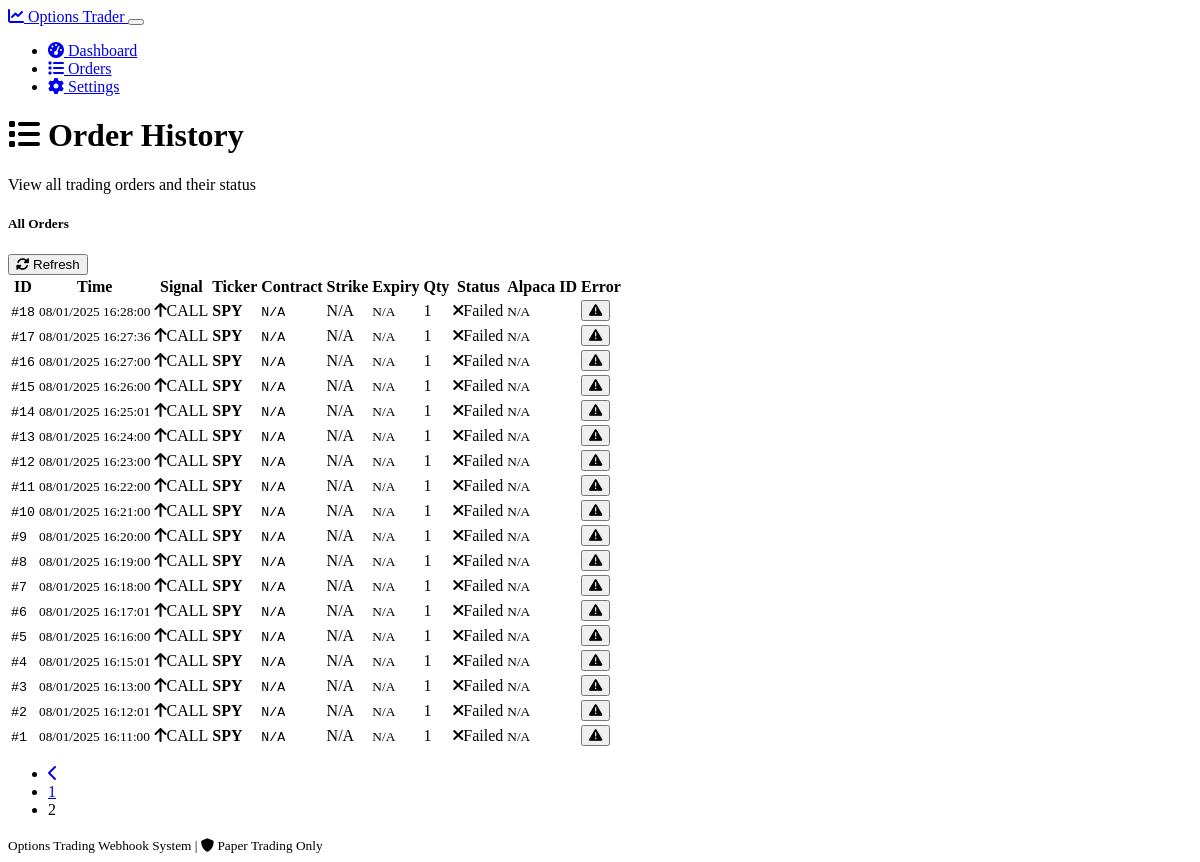
/orders?page=2, run on the app's committed database.
### models.py (models this page shows, shortened)
class Order(db.Model):
    id = db.Column(db.Integer, primary_key=True)
    ticker = db.Column(db.String(10), nullable=False)
    signal = db.Column(db.String(10), nullable=False)  # CALL or PUT
    contract_symbol = db.Column(db.String(50))
    quantity = db.Column(db.Integer, nullable=False)
    strike_price = db.Column(db.Float)
    expiry_date = db.Column(db.String(20))
    order_status = db.Column(db.String(20), default='pending')
    alpaca_order_id = db.Column(db.String(50))
    error_message = db.Column(Text)
    created_at = db.Column(db.DateTime, default=datetime.utcnow)
    filled_at = db.Column(db.DateTime)

### routes.py (the view)
@app.route("/orders")
def orders():
    page = request.args.get('page', 1, type=int)
    per_page = 20
    orders = Order.query.order_by(Order.created_at.desc()).paginate(
        page=page, per_page=per_page, error_out=False
    )
    return render_template('orders.html', orders=orders)

### templates/orders.html (shortened to what this page needs)
{% extends "base.html" %}
{% block content %}
<div class="row mb-4">
    <div class="col-12">
        <h1 class="h2 mb-0">
            <i class="fas fa-list me-2"></i>
            Order History
        </h1>
        <p class="text-muted">View all trading orders and their status</p>
    </div>
</div>
<div class="row">
    <div class="col-12">
        <div class="card">
            <div class="card-header d-flex justify-content-between align-items-center">
                <h5 class="mb-0">All Orders</h5>
                <button class="btn btn-outline-primary btn-sm" onclick="refreshOrders()">
                    <i class="fas fa-sync-alt me-1"></i> Refresh
                </button>
            </div>
            <div class="card-body">
                {% if orders.items %}
                    <div class="table-responsive">
                        <table class="table table-hover">
                            <thead>
                                <tr>
                                    <th>ID</th>
                                    <th>Time</th>
                                    <th>Signal</th>
                                    <th>Ticker</th>
                                    <th>Contract</th>
                                    <th>Strike</th>
                                    <th>Expiry</th>
                                    <th>Qty</th>
                                    <th>Status</th>
                                    <th>Alpaca ID</th>
                                    <th>Error</th>
                                </tr>
                            </thead>
                            <tbody>
                                {% for order in orders.items %}
                                <tr>
                                    <td>
                                        <small class="font-monospace">#{{ order.id }}</small>
                                    </td>
                                    <td>
                                        <small>
                                            {{ order.created_at.strftime('%m/%d/%Y %H:%M:%S') if order.created_at else 'N/A' }}
                                        </small>
                                    </td>
                                    <td>
                                        <span class="badge bg-{{ 'success' if order.signal == 'CALL' else 'danger' }}">
                                            {% if order.signal == 'CALL' %}
                                                <i class="fas fa-arrow-up me-1"></i>{{ order.signal }}
                                            {% else %}
                                                <i class="fas fa-arrow-down me-1"></i>{{ order.signal }}
                                            {% endif %}
                                        </span>
                                    </td>
                                    <td><strong>{{ order.ticker }}</strong></td>
                                    <td>
                                        <small class="font-monospace">
                                            {{ order.contract_symbol or 'N/A' }}
                                        </small>
                                    </td>
                                    <td>
                                        {% if order.strike_price %}
                                            ${{ "%.2f"|format(order.strike_price) }}
                                        {% else %}
                                            N/A
                                        {% endif %}
                                    </td>
                                    <td>
                                        <small>{{ order.expiry_date or 'N/A' }}</small>
                                    </td>
                                    <td>{{ order.quantity }}</td>
                                    <td>
                                        {% if order.order_status == 'submitted' %}
                                            <span class="badge bg-success">
                                                <i class="fas fa-check me-1"></i>Success
                                            </span>
                                        {% elif order.order_status == 'failed' %}
                                            <span class="badge bg-danger">
                                                <i class="fas fa-times me-1"></i>Failed
                                            </span>
                                        {% elif order.order_status == 'processing' %}
                                            <span class="badge bg-warning">
                                                <i class="fas fa-clock me-1"></i>Processing
                                            </span>
                                        {% else %}
                                            <span class="badge bg-secondary">{{ order.order_status }}</span>
                                        {% endif %}
                                    </td>
                                    <td>
                                        {% if order.alpaca_order_id %}
                                            <small class="font-monospace">{{ order.alpaca_order_id[:8] }}...</small>
                                        {% else %}
                                            <small class="text-muted">N/A</small>
                                        {% endif %}
                                    </td>
                                    <td>
                                        {% if order.error_message %}
                                            <button class="btn btn-outline-danger btn-sm"
                                                    data-bs-toggle="tooltip"
                                                    title="{{ order.error_message }}">
                                                <i class="fas fa-exclamation-triangle"></i>
                                            </button>
                                        {% else %}
                                            <small class="text-muted">None</small>
                                        {% endif %}
                                    </td>
                                </tr>
                                {% endfor %}
                            </tbody>
                        </table>
                    </div>
                    {% if orders.pages > 1 %}
                        <nav aria-label="Order pagination" class="mt-3">
                            <ul class="pagination justify-content-center">
                                {% if orders.has_prev %}
                                    <li class="page-item">
                                        <a class="page-link" href="{{ url_for('orders', page=orders.prev_num) }}">
                                            <i class="fas fa-chevron-left"></i>
                                        </a>
                                    </li>
                                {% endif %}
                                {% for page_num in orders.iter_pages() %}
                                    {% if page_num %}
                                        {% if page_num != orders.page %}
                                            <li class="page-item">
                                                <a class="page-link" href="{{ url_for('orders', page=page_num) }}">{{ page_num }}</a>
                                            </li>
                                        {% else %}
                                            <li class="page-item active">
                                                <span class="page-link">{{ page_num }}</span>
                                            </li>
                                        {% endif %}
                                    {% else %}
                                        <li class="page-item disabled">
                                            <span class="page-link">...</span>
                                        </li>
                                    {% endif %}
                                {% endfor %}
                            </ul>
                        </nav>
                    {% endif %}
                {% endif %}
            </div>
        </div>
    </div>
</div>
{% endblock %}

### static/css/trading.css (style rules this page uses)
.font-monospace { font-family: 'SF Mono', Monaco, 'Inconsolata', 'Fira Code', 'Fira Mono', 'Droid Sans Mono', 'Consolas', monospace; }

### data on the page
Order: id "18", created_at "08/01/2025 16:28:00", signal "CALL", ticker "SPY", contract_symbol "N/A", expiry_date "N/A", quantity "1", order_status "failed" (drawn)
Order: id "17", created_at "08/01/2025 16:27:36", signal "CALL", ticker "SPY", contract_symbol "N/A", expiry_date "N/A", quantity "1", order_status "failed" (drawn)
Order: id "16", created_at "08/01/2025 16:27:00", signal "CALL", ticker "SPY", contract_symbol "N/A", expiry_date "N/A", quantity "1", order_status "failed" (drawn)
Order: id "15", created_at "08/01/2025 16:26:00", signal "CALL", ticker "SPY", contract_symbol "N/A", expiry_date "N/A", quantity "1", order_status "failed" (drawn)
Order: id "14", created_at "08/01/2025 16:25:01", signal "CALL", ticker "SPY", contract_symbol "N/A", expiry_date "N/A", quantity "1", order_status "failed" (drawn)
Order: id "13", created_at "08/01/2025 16:24:00", signal "CALL", ticker "SPY", contract_symbol "N/A", expiry_date "N/A", quantity "1", order_status "failed" (drawn)
Order: id "12", created_at "08/01/2025 16:23:00", signal "CALL", ticker "SPY", contract_symbol "N/A", expiry_date "N/A", quantity "1", order_status "failed" (drawn)
Order: id "11", created_at "08/01/2025 16:22:00", signal "CALL", ticker "SPY", contract_symbol "N/A", expiry_date "N/A", quantity "1", order_status "failed" (drawn)
Order: id "10", created_at "08/01/2025 16:21:00", signal "CALL", ticker "SPY", contract_symbol "N/A", expiry_date "N/A", quantity "1", order_status "failed" (drawn)
Order: id "9", created_at "08/01/2025 16:20:00", signal "CALL", ticker "SPY", contract_symbol "N/A", expiry_date "N/A", quantity "1", order_status "failed" (drawn)
Order: id "8", created_at "08/01/2025 16:19:00", signal "CALL", ticker "SPY", contract_symbol "N/A", expiry_date "N/A", quantity "1", order_status "failed" (drawn)
Order: id "7", created_at "08/01/2025 16:18:00", signal "CALL", ticker "SPY", contract_symbol "N/A", expiry_date "N/A", quantity "1", order_status "failed" (drawn)
Order: id "6", created_at "08/01/2025 16:17:01", signal "CALL", ticker "SPY", contract_symbol "N/A", expiry_date "N/A", quantity "1", order_status "failed" (drawn)
Order: id "5", created_at "08/01/2025 16:16:00", signal "CALL", ticker "SPY", contract_symbol "N/A", expiry_date "N/A", quantity "1", order_status "failed" (drawn)
Order: id "4", created_at "08/01/2025 16:15:01", signal "CALL", ticker "SPY", contract_symbol "N/A", expiry_date "N/A", quantity "1", order_status "failed" (drawn)
Order: id "3", created_at "08/01/2025 16:13:00", signal "CALL", ticker "SPY", contract_symbol "N/A", expiry_date "N/A", quantity "1", order_status "failed" (drawn)
Order: id "2", created_at "08/01/2025 16:12:01", signal "CALL", ticker "SPY", contract_symbol "N/A", expiry_date "N/A", quantity "1", order_status "failed" (drawn)
Order: id "1", created_at "08/01/2025 16:11:00", signal "CALL", ticker "SPY", contract_symbol "N/A", expiry_date "N/A", quantity "1", order_status "failed" (drawn)

### other printed values
{{ page_num }} "1"
{{ page_num }} "2"
